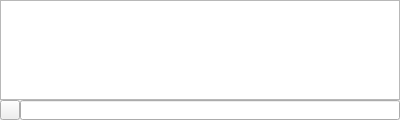
<?xml version="1.0" encoding="UTF-8"?>
<ui version="4.0">
 <class>Console</class>
 <widget class="QWidget" name="Console">
  <property name="geometry">
   <rect>
    <x>0</x>
    <y>0</y>
    <width>400</width>
    <height>120</height>
   </rect>
  </property>
  <property name="sizePolicy">
   <sizepolicy hsizetype="Preferred" vsizetype="Ignored">
    <horstretch>0</horstretch>
    <verstretch>0</verstretch>
   </sizepolicy>
  </property>
  <property name="windowTitle">
   <string>Console</string>
  </property>
  <layout class="QVBoxLayout" name="verticalLayout">
   <property name="spacing">
    <number>0</number>
   </property>
   <property name="leftMargin">
    <number>0</number>
   </property>
   <property name="topMargin">
    <number>0</number>
   </property>
   <property name="rightMargin">
    <number>0</number>
   </property>
   <property name="bottomMargin">
    <number>0</number>
   </property>
   <item>
    <widget class="ConsoleTextEdit" name="textEdit">
     <property name="sizePolicy">
      <sizepolicy hsizetype="Expanding" vsizetype="Expanding">
       <horstretch>0</horstretch>
       <verstretch>0</verstretch>
      </sizepolicy>
     </property>
     <property name="styleSheet">
      <string notr="true"/>
     </property>
     <property name="undoRedoEnabled">
      <bool>false</bool>
     </property>
     <property name="lineWrapMode">
      <enum>QTextEdit::NoWrap</enum>
     </property>
     <property name="readOnly">
      <bool>false</bool>
     </property>
     <property name="textInteractionFlags">
      <set>Qt::TextSelectableByKeyboard|Qt::TextSelectableByMouse</set>
     </property>
    </widget>
   </item>
   <item>
    <widget class="QWidget" name="container2" native="true">
     <property name="sizePolicy">
      <sizepolicy hsizetype="Preferred" vsizetype="Fixed">
       <horstretch>0</horstretch>
       <verstretch>0</verstretch>
      </sizepolicy>
     </property>
     <property name="minimumSize">
      <size>
       <width>0</width>
       <height>20</height>
      </size>
     </property>
     <property name="maximumSize">
      <size>
       <width>16777215</width>
       <height>20</height>
      </size>
     </property>
     <property name="autoFillBackground">
      <bool>true</bool>
     </property>
     <property name="styleSheet">
      <string notr="true"/>
     </property>
     <layout class="QHBoxLayout" name="horizontalLayout">
      <property name="spacing">
       <number>0</number>
      </property>
      <property name="leftMargin">
       <number>0</number>
      </property>
      <property name="topMargin">
       <number>0</number>
      </property>
      <property name="rightMargin">
       <number>0</number>
      </property>
      <property name="bottomMargin">
       <number>0</number>
      </property>
      <item>
       <widget class="QToolButton" name="button">
        <property name="sizePolicy">
         <sizepolicy hsizetype="Fixed" vsizetype="Preferred">
          <horstretch>0</horstretch>
          <verstretch>0</verstretch>
         </sizepolicy>
        </property>
        <property name="minimumSize">
         <size>
          <width>20</width>
          <height>0</height>
         </size>
        </property>
        <property name="maximumSize">
         <size>
          <width>20</width>
          <height>30</height>
         </size>
        </property>
        <property name="baseSize">
         <size>
          <width>0</width>
          <height>0</height>
         </size>
        </property>
        <property name="text">
         <string/>
        </property>
       </widget>
      </item>
      <item>
       <widget class="ConsoleLineEdit" name="lineEdit">
        <property name="sizePolicy">
         <sizepolicy hsizetype="MinimumExpanding" vsizetype="Fixed">
          <horstretch>0</horstretch>
          <verstretch>0</verstretch>
         </sizepolicy>
        </property>
       </widget>
      </item>
     </layout>
    </widget>
   </item>
  </layout>
 </widget>
 <customwidgets>
  <customwidget>
   <class>ConsoleLineEdit</class>
   <extends>QLineEdit</extends>
   <header>ConsoleSCB.h</header>
  </customwidget>
  <customwidget>
   <class>ConsoleTextEdit</class>
   <extends>QTextEdit</extends>
   <header>ConsoleSCB.h</header>
  </customwidget>
 </customwidgets>
 <tabstops>
  <tabstop>lineEdit</tabstop>
  <tabstop>button</tabstop>
  <tabstop>textEdit</tabstop>
 </tabstops>
 <resources>
  <include location="ConsoleSCB.qrc"/>
 </resources>
 <connections/>
</ui>
